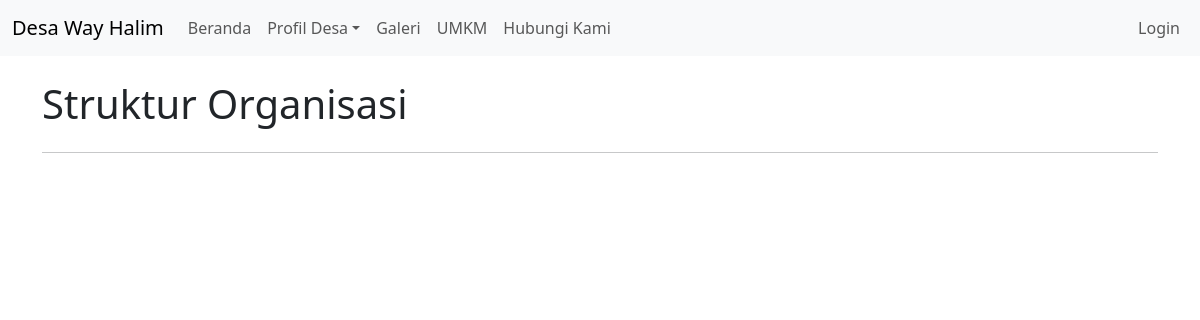
The page /profil/struktur-organisasi/ on the database as committed earlier.
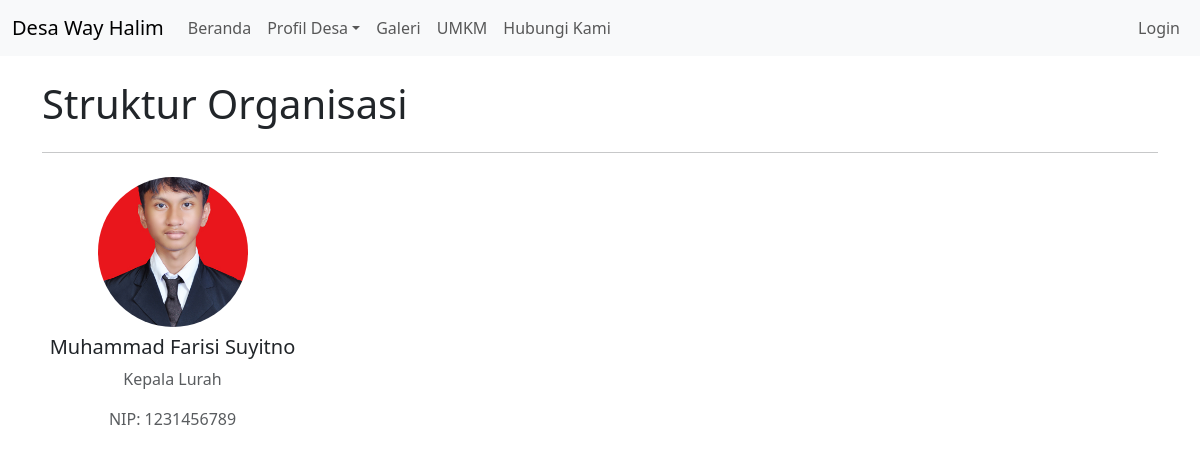
The same page on the database as committed later.
### profil/models.py (models this page shows, shortened)
class StrukturOrganisasi(models.Model):
    nama = models.CharField(max_length=100)
    jabatan = models.CharField(max_length=100)
    nip = models.CharField(max_length=20, blank=True, null=True)
    foto = models.ImageField(upload_to='struktur_organisasi/', blank=True, null=True)

### profil/views.py (the view)
# urls.py: path('struktur-organisasi/', views.struktur_organisasi, name='struktur_organisasi'),
def struktur_organisasi(request):
    semua_pejabat = StrukturOrganisasi.objects.all()
    context = {'semua_pejabat': semua_pejabat}
    return render(request, 'profil/struktur_organisasi.html', context)

### profil/templates/profil/struktur_organisasi.html
{% extends 'profil/base.html' %}
{% block content %}
    <h1 class="mb-4">Struktur Organisasi</h1>
    <hr>
    <div class="row mt-4">
        {% for pejabat in semua_pejabat %}
        <div class="col-md-3 text-center mb-4">
            <img src="{{ pejabat.foto.url }}" class="img-fluid rounded-circle mb-2" style="width: 150px; height: 150px; object-fit: cover;">
            <h5>{{ pejabat.nama }}</h5>
            <p class="text-muted">{{ pejabat.jabatan }}</p>
            <p class="text-muted">NIP: {{ pejabat.nip|default_if_none:"-" }}</p>
        </div>
        {% endfor %}
    </div>
{% endblock %}

### profil/templates/profil/base.html (shortened to what this page needs)
{% load static %}
<!doctype html>
<html lang="en">
  <head>
    <link href="https://cdn.jsdelivr.net/npm/bootstrap@5.3.3/dist/css/bootstrap.min.css" rel="stylesheet">
  </head>
  <body>
    <nav class="navbar navbar-expand-lg bg-body-tertiary">
      <div class="container-fluid">
        <a class="navbar-brand" href="{% url 'homepage' %}">Desa Way Halim</a>
        <div class="collapse navbar-collapse" id="navbarNav">
          <ul class="navbar-nav">
            <li class="nav-item">
              <a class="nav-link" href="{% url 'homepage' %}">Beranda</a>
            </li>
            <li class="nav-item dropdown">
              <a class="nav-link dropdown-toggle" href="#" role="button" data-bs-toggle="dropdown">Profil Desa</a>
            </li>
            <li class="nav-item">
              <a class="nav-link" href="{% url 'galeri' %}">Galeri</a>
            </li>
            <li class="nav-item">
              <a class="nav-link" href="{% url 'daftar_umkm' %}">UMKM</a>
            </li>
            <li class="nav-item">
              <a class="nav-link" href="{% url 'hubungi_kami' %}">Hubungi Kami</a>
            </li>
          </ul>
          <ul class="navbar-nav ms-auto">
            <li class="nav-item">
                <a class="nav-link" href="{% url 'admin:index' %}">Login</a>
            </li>
          </ul>
        </div>
      </div>
    </nav>
    <div class="container mt-4">
        {% block content %}
        {% endblock %}
    </div>
  </body>
</html>

Rows that differ between the two databases and show on the page:
added StrukturOrganisasi: foto (picture), nama "Muhammad Farisi Suyitno", jabatan "Kepala Lurah", nip "1231456789"
